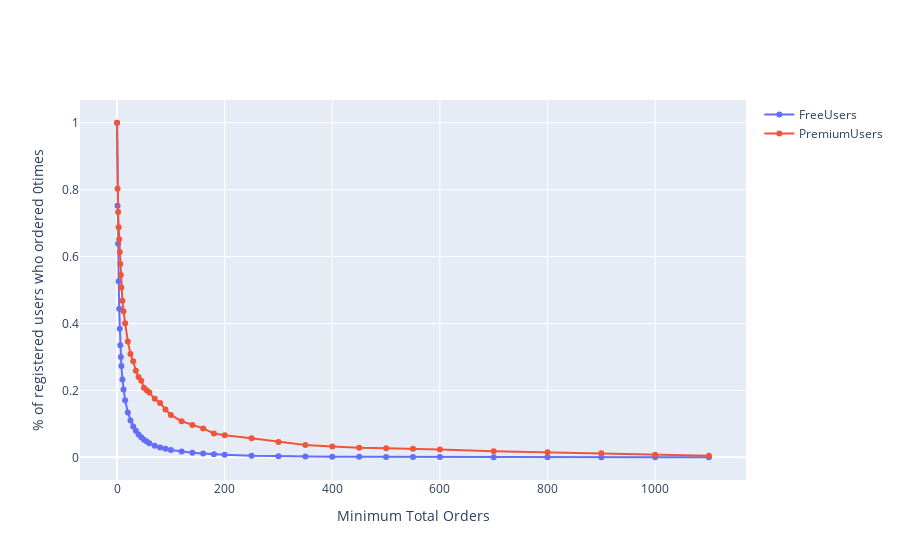

Here is the notebook cell this chart was saved with:
### Code cell
## use for loop

fig = go.Figure()

for i in graph_df['user_category'].unique():
    fig.add_trace(go.Scatter(x=graph_df.loc[graph_df['user_category']== i,'min_orders'],
                        y = graph_df.loc[graph_df['user_category']== i,'%_registered_users'],
                        name = i+'Users'))

fig.update_traces(mode = 'markers+lines')
fig.update_layout(hovermode = 'x unified', xaxis_title = 'Minimum Total Orders',
                  yaxis_title = '% of registered users who ordered '+ str(baseline)+'times')

fig.show()

### Figure 1 — Plotly figure (JSON) as saved in the notebook; plotly's stock layout.template omitted (floating-point values rounded to 4 significant figures)
{"data": [{"mode": "markers+lines", "name": "FreeUsers", "type": "scatter", "x": [0, 1, 2, 3, 4, 5, 6, 7, 8, 10, 12, 15, 20, 25, 30, 35, 40, 45, 50, 55, 60, 70, 80, 90, 100, 120, 140, 160, 180, 200, 250, 300, 350, 400, 450, 500, 550, 600, 700, 800, 900, 1000, 1100], "y": [1, 0.7517, 0.6387, 0.5262, 0.4442, 0.384, 0.335, 0.2998, 0.273, 0.233, 0.2027, 0.1709, 0.1341, 0.1099, 0.0925, 0.07908, 0.06847, 0.05991, 0.05285, 0.04697, 0.04234, 0.03499, 0.02966, 0.02567, 0.02225, 0.01719, 0.01383, 0.01115, 0.009042, 0.007499, 0.004769, 0.003346, 0.00251, 0.001888, 0.001483, 0.001212, 0.001027, 0.0008265, 0.0005911, 0.0004308, 0.0003657, 0.0003006, 0.0002505]}, {"mode": "markers+lines", "name": "PremiumUsers", "type": "scatter", "x": [0, 1, 2, 3, 4, 5, 6, 7, 8, 10, 12, 15, 20, 25, 30, 35, 40, 45, 50, 55, 60, 70, 80, 90, 100, 120, 140, 160, 180, 200, 250, 300, 350, 400, 450, 500, 550, 600, 700, 800, 900, 1000, 1100], "y": [1, 0.8024, 0.7336, 0.6875, 0.6515, 0.6136, 0.5777, 0.5448, 0.5076, 0.4678, 0.4369, 0.4009, 0.346, 0.3087, 0.2872, 0.2588, 0.2399, 0.2285, 0.2083, 0.2001, 0.1938, 0.1749, 0.1622, 0.1433, 0.1269, 0.108, 0.09659, 0.08649, 0.07134, 0.06629, 0.05682, 0.04609, 0.03662, 0.0322, 0.02841, 0.02715, 0.02588, 0.02336, 0.01831, 0.01515, 0.01199, 0.007576, 0.004419]}], "layout": {"hovermode": "x unified", "xaxis": {"title": {"text": "Minimum Total Orders"}}, "yaxis": {"title": {"text": "% of registered users who ordered 0times"}}}}
